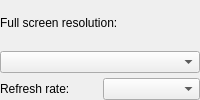
             <widget class="QFrame" name="fullScreenResolutionFrame">
              <property name="toolTip">
               <string>&lt;html&gt;&lt;head/&gt;&lt;body&gt;&lt;p&gt;All the resolutions that your video card/monitor supports should be displayed.&lt;/p&gt;&lt;p&gt;[Recommended:&lt;span style=&quot; font-style:italic;&quot;&gt; Maximum resolution for your monitor unless performance becomes an issue&lt;/span&gt;]&lt;/p&gt;&lt;/body&gt;&lt;/html&gt;</string>
              </property>
              <layout class="QVBoxLayout" name="verticalLayout_23">
               <property name="spacing">
                <number>5</number>
               </property>
               <property name="leftMargin">
                <number>0</number>
               </property>
               <property name="topMargin">
                <number>0</number>
               </property>
               <property name="rightMargin">
                <number>0</number>
               </property>
               <property name="bottomMargin">
                <number>0</number>
               </property>
               <item>
                <widget class="QLabel" name="fullScreenResolutionLabel">
                 <property name="text">
                  <string>Full screen resolution:</string>
                 </property>
                </widget>
               </item>
               <item>
                <widget class="QComboBox" name="fullScreenResolutionComboBox"/>
               </item>
               <item>
                <layout class="QHBoxLayout" name="horizontalLayout_25">
                 <item>
                  <widget class="QLabel" name="fullScreenRefreshRateLabel">
                   <property name="text">
                    <string>Refresh rate:</string>
                   </property>
                   <property name="wordWrap">
                    <bool>true</bool>
                   </property>
                  </widget>
                 </item>
                 <item>
                  <widget class="QComboBox" name="fullScreenRefreshRateComboBox"/>
                 </item>
                </layout>
               </item>
              </layout>
             </widget>
